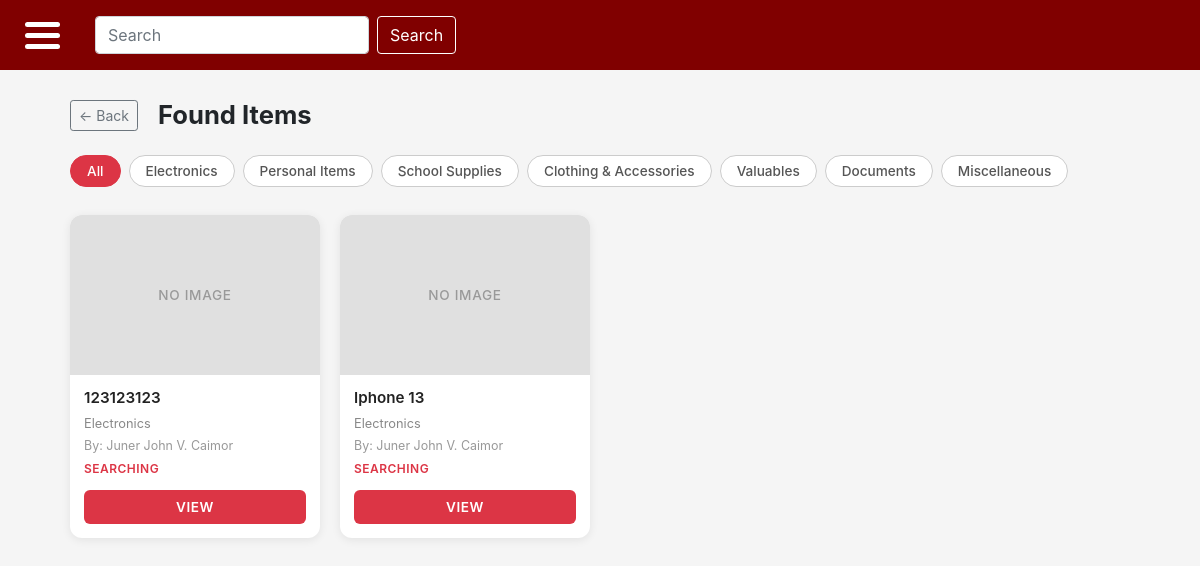
Page /lost_items.php (signed in) on the committed database.
### tables this page shows
CREATE TABLE `category` (
  `category_id` int(11) NOT NULL,
  `categoryName` varchar(100) NOT NULL
);

CREATE TABLE `posts` (
  `post_id` int(11) NOT NULL,
  `user_id` int(11) DEFAULT NULL,
  `location_id` int(11) DEFAULT NULL,
  `specific_location` varchar(255) DEFAULT NULL,
  `category_id` int(11) DEFAULT NULL,
  `dropOff_id` int(11) DEFAULT NULL,
  `type` varchar(255) DEFAULT NULL,
  `itemName` varchar(255) DEFAULT NULL,
  `publicDescription` varchar(255) DEFAULT NULL,
  `privateDetails` varchar(255) DEFAULT NULL,
  `currentStatus` varchar(20) DEFAULT 'PENDING',
  `dateReported` datetime DEFAULT current_timestamp(),
  `expirationDate` datetime DEFAULT NULL
);

CREATE TABLE `users` (
  `user_id` int(11) NOT NULL,
  `full_name` varchar(255) DEFAULT NULL,
  `institutionalEmail` varchar(255) DEFAULT NULL,
  `password` varchar(255) NOT NULL,
  `is_admin` tinyint(1) DEFAULT 0
);

### lost_items.php (the view, shortened to what this page needs)
<?php
require_once 'connect.php';
$categories = $connection->query("SELECT category_id, categoryName FROM category");
$cats = [];
while ($row = $categories->fetch_assoc()) {
    $cats[] = $row;
}
$selected_cat = isset($_GET['category_id']) ? (int)$_GET['category_id'] : 0;
if ($selected_cat > 0) {
    $stmt = $connection->prepare(
        "SELECT p.post_id, p.itemName, p.publicDescription, p.currentStatus, p.dateReported,
            c.categoryName, u.full_name
         FROM posts p
         JOIN category c ON p.category_id = c.category_id
         JOIN users u ON p.user_id = u.user_id
         WHERE p.type = 'LOST' AND p.category_id = ?
         ORDER BY p.dateReported DESC"
    );
    $stmt->bind_param("i", $selected_cat);
    $stmt->execute();
    $posts = $stmt->get_result();
} else {
    $posts = $connection->query(
        "SELECT p.post_id, p.itemName, p.publicDescription, p.currentStatus, p.dateReported,
            c.categoryName, u.full_name
         FROM posts p
         JOIN category c ON p.category_id = c.category_id
         JOIN users u ON p.user_id = u.user_id
         WHERE p.type = 'LOST'
         ORDER BY p.dateReported DESC"
    );
}
?>
<?php require_once 'header_footer/main-header.php'; ?>
<div class="page-wrapper">
    <div class="page-header" style="gap: 12px; align-items: center; display: flex; margin-bottom: 24px;">
    <a href="dashboard.php" class="btn btn-outline-secondary btn-sm" style="margin-right: 8px;">← Back</a>
    <h2 style="margin: 0;">Found Items</h2>
    </div>
    <div class="category-filter">
        <a href="lost_items.php" class="cat-btn <?= $selected_cat === 0 ? 'active' : '' ?>">All</a>
        <?php foreach ($cats as $cat): ?>
            <a href="lost_items.php?category_id=<?= $cat['category_id'] ?>"
               class="cat-btn <?= $selected_cat === (int)$cat['category_id'] ? 'active' : '' ?>">
                <?= htmlspecialchars($cat['categoryName']) ?>
            </a>
        <?php endforeach; ?>
    </div>
    <?php if ($posts->num_rows === 0): ?>
        <div class="empty-state">No lost items reported yet.</div>
    <?php else: ?>
        <div class="card-grid">
            <?php while ($post = $posts->fetch_assoc()): ?>
                <div class="item-card">
                    <div class="item-card-image">NO IMAGE</div>
                    <div class="item-card-body">
                        <div class="item-card-name">
                            <?= htmlspecialchars($post['itemName'] ?? 'No item name') ?>
                        </div>
                        <div class="item-card-meta" style="color:#888; font-size:0.8rem;"><?= htmlspecialchars($post['categoryName']) ?></div>
                        <div class="item-card-meta">By: <?= htmlspecialchars($post['full_name'] ?? 'Unknown') ?></div>
                        <div class="item-card-status"><?= htmlspecialchars($post['currentStatus']) ?></div>
                    </div>
                    <div class="item-card-footer">
                        <a href="view_post.php?post_id=<?= $post['post_id'] ?>" class="btn-view">VIEW</a>
                    </div>
                </div>
            <?php endwhile; ?>
        </div>
    <?php endif; ?>
</div>
<?php require_once 'header_footer/footer.php'; ?>

### css/global.css (style rules this page uses)
html, body { margin: 0; padding: 0; min-height: 100%; background-color: #f5f5f5; }

### lost_items.php (style rules this page uses)
.page-wrapper { padding: 30px 20px; max-width: 1100px; margin: 0 auto; }
.page-header { display: flex; align-items: center; gap: 12px; margin-bottom: 24px; }
.page-header h2 { font-weight: 700; margin: 0; font-size: 1.6rem; }
.category-filter { display: flex; flex-wrap: wrap; gap: 8px; margin-bottom: 28px; }
.cat-btn { border: 1.5px solid #ccc; background: #fff; border-radius: 20px; padding: 5px 16px; font-size: 0.85rem; font-weight: 500; color: #555; cursor: pointer; text-decoration: none; transition: all 0.15s; }
.cat-btn.active { background: #dc3545; border-color: #dc3545; color: #fff; }
.card-grid { display: grid; grid-template-columns: repeat(auto-fill, minmax(220px, 1fr)); gap: 20px; }
.item-card { background: #fff; border-radius: 12px; box-shadow: 0 2px 10px rgba(0,0,0,0.08); overflow: hidden; display: flex; flex-direction: column; }
.item-card-image { background: #e0e0e0; height: 160px; display: flex; align-items: center; justify-content: center; color: #999; font-size: 0.85rem; font-weight: 500; letter-spacing: 0.05em; }
.item-card-body { padding: 12px 14px; flex: 1; display: flex; flex-direction: column; gap: 4px; }
.item-card-name { font-weight: 600; font-size: 0.95rem; color: #222; white-space: nowrap; overflow: hidden; text-overflow: ellipsis; }
.item-card-meta { font-size: 0.78rem; color: #999; }
.item-card-status { font-size: 0.75rem; font-weight: 600; color: #dc3545; text-transform: uppercase; letter-spacing: 0.04em; }
.item-card-footer { padding: 0 14px 14px 14px; }
.btn-view { display: block; text-align: center; background: #dc3545; color: #fff; border-radius: 6px; padding: 7px; font-size: 0.85rem; font-weight: 600; text-decoration: none; transition: background 0.15s; letter-spacing: 0.04em; }

### rows in the picture
category: categoryName "Electronics"
category: categoryName "Personal Items"
category: categoryName "School Supplies"
category: categoryName "Clothing & Accessories"
category: categoryName "Valuables"
category: categoryName "Documents"
category: categoryName "Miscellaneous"
posts: itemName "123123123", category.categoryName "Electronics", user.full_name "Juner John V. Caimor", currentStatus "SEARCHING"
posts: itemName "Iphone 13", category.categoryName "Electronics", user.full_name "Juner John V. Caimor", currentStatus "SEARCHING"
